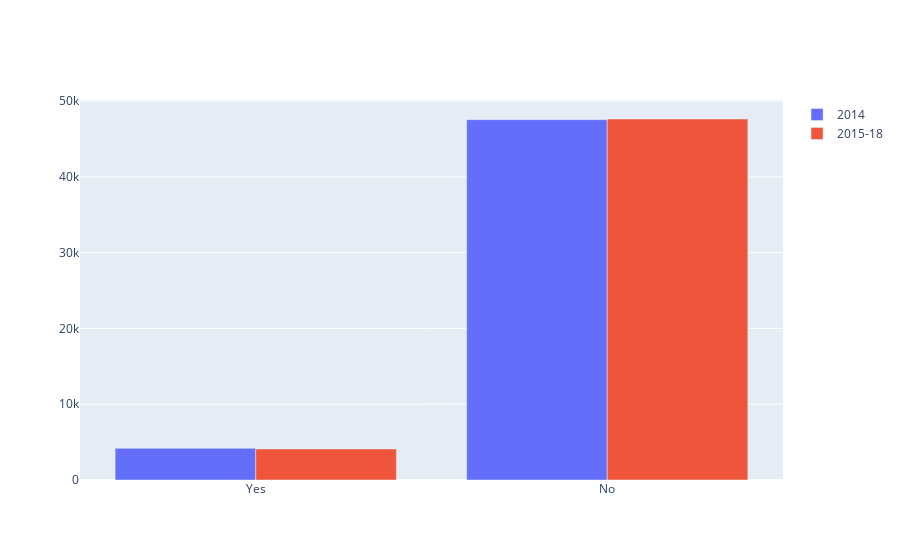

Notebook code for this chart:
### Code cell
#chart to view data and see if results match up
fig = go.Figure(data = [go.Bar(name = '2014', x = cost.columns, y = cost.iloc[0]),
                       go.Bar(name = '2015-18', x = cost.columns, y = cost.iloc[1])])
fig.update_layout(barmode='group')
fig.show()

### Figure 1 — Plotly figure (JSON) as saved in the notebook; plotly's stock layout.template omitted (floating-point values rounded to 4 significant figures)
{"data": [{"name": "2014", "type": "bar", "x": ["Yes", "No"], "y": [4177, 47546]}, {"name": "2015-18", "type": "bar", "x": ["Yes", "No"], "y": [4097, 47633]}], "layout": {"barmode": "group"}}
